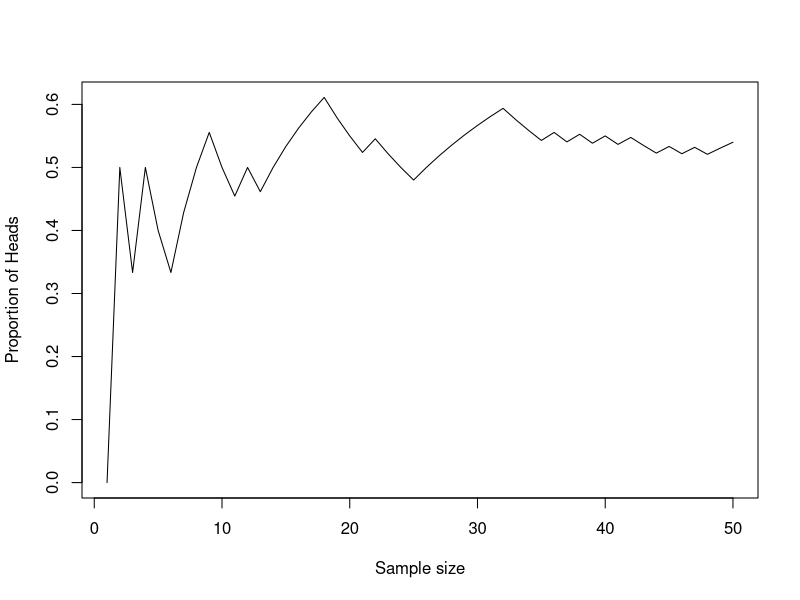
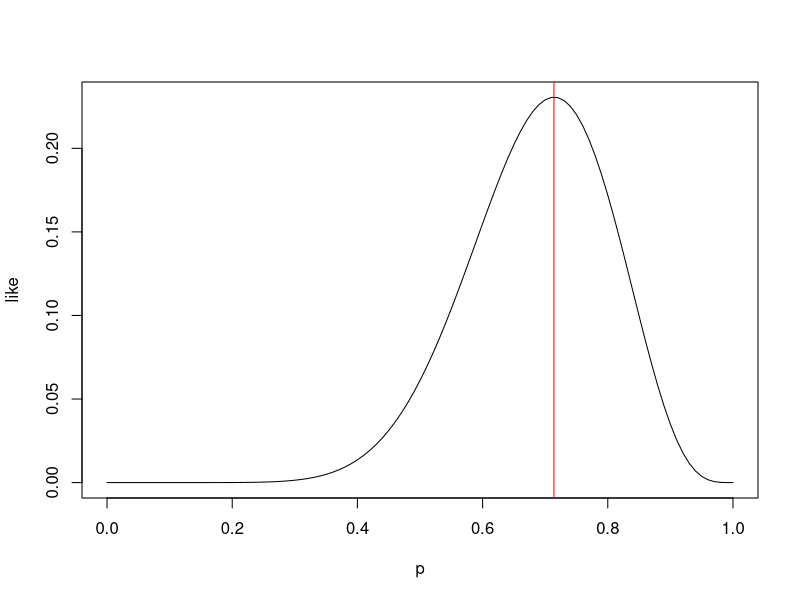

Write the R code that produced these figures, in order. (Note: this script raises an error after producing the figures.)
#Code for Lecture: Introduction to Bayesian Thinking

N = 5000 # sample size
sample = rbinom(N,1, 0.5) # simulation of coin tosses (1=Heads, 0=Tails)
index = 1:N
cum = cumsum(sample) 
cum_mean = cum/index # proportion of Heads
plot(index[1:50], cum_mean[1:50], type="l", xlab="Sample size", ylab="Proportion of Heads")
cum_mean[c(50, 100, 500, 1000, 5000)]

data = c(1,0,1,1,1,1,0,1,0,0,1,1,1,1)  # 1 represent heads
x = sum(data)
n = length(data)
p = seq(0,1,0.01)
like = dbinom(x,n,p)
plot(p, like, type="l", xlab="p")
abline(v = 0.714, col="red")

index = which.max(likelihood)
MLE = p[index]

alpha = 4
beta = 4
prior = dbeta(p, alpha, beta)
posterior = dbeta(p, (x + alpha), (n-x+beta))
like = dbeta(p, x+1, n-x+1)  # scaled likelihood
likelihood = dbinom(x,n,p)  # likelihood function
plot(p, posterior, type="l", xlab="p", ylab="Density", lty=2, lwd=3, col='blue')
lines(p, like, lty=1, lwd=3, col='red')
lines(p, prior, lty=3, lwd=3)
legend(0.0, 4, c("Prior", "Likelihood", "Posterior"), lty=c(3,1,2), lwd=c(3,3,3), col=c("black", "red", "blue"))


plot(p, dbeta(p, 10, 10), type="l", xlab="theta", ylab="Beta Density", lty=2, lwd=3, col='blue')
lines(p, dbeta(p, 4, 4), lty=1, lwd=3, col='red')
lines(p, dbeta(p, 2, 2), lty=3, lwd=3)
legend(0.0, 3.7, c("a=2, b=2", "a=4, b=4", "a=10, b=10"), lty=c(3,1,2), lwd=c(3,3,3), col=c("black", "red", "blue"), bty = "n")



#	P(A | B) = P(B | A) ⋅ P(A) / P(B)
a = 0.95
b = 1/90
c = 0.05
d= 89/90

p = (a*b)/((a*b)+(c*d))
p

